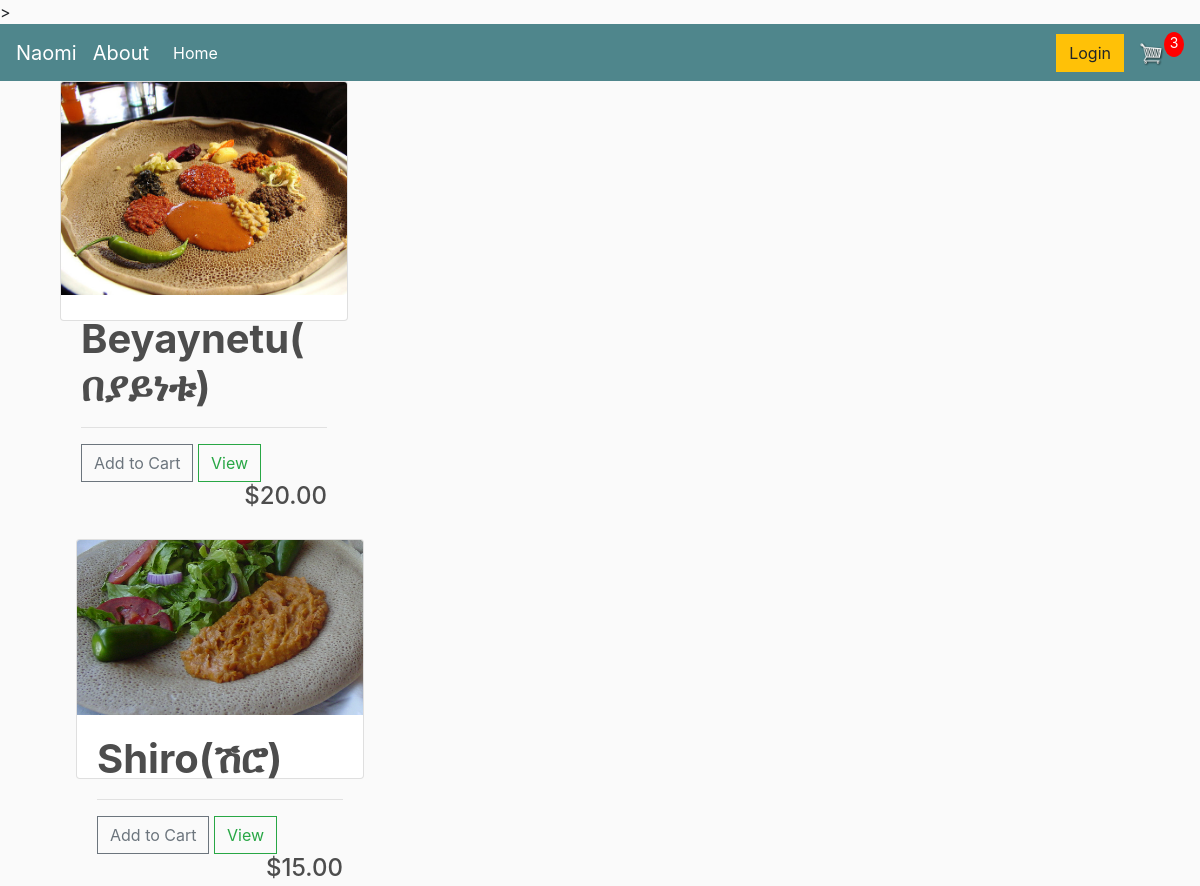
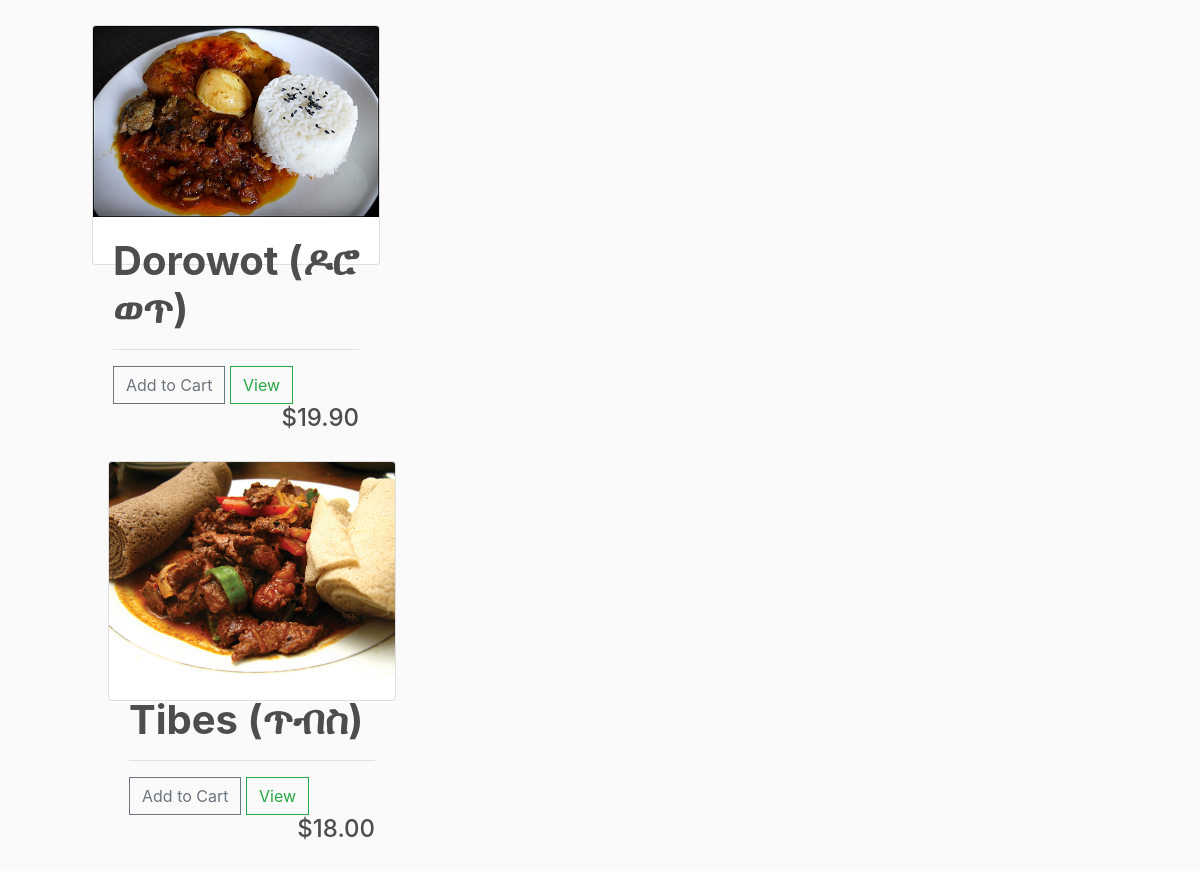
The app's page / (signed in) with its own data (2 pictures, top to bottom).
### store/models.py (models this page shows, shortened)
class Order(models.Model):
    customer = models.ForeignKey(Customer, on_delete=models.SET_NULL, blank=True, null=True)
    date_orderd = models.DateTimeField(auto_now_add=True)
    complete = models.BooleanField(default=False, null=True, blank=False)
    transaction_id = models.CharField(max_length=200, null=True)
    def get_cart_items(self):
        orderitems = self.orderitem_set.all()
        total = sum([item.quantity for item in orderitems])
        return total

class OrderItem(models.Model):
    product = models.ForeignKey(Product, on_delete=models.SET_NULL, blank=True, null=True)
    order  = models.ForeignKey(Order, on_delete=models.SET_NULL, blank=True, null=True)
    quantity = models.IntegerField(default=0, null=True, blank=True)
    date_added = models.DateTimeField(auto_now_add=True)

class Product(models.Model):
    name = models.CharField(max_length=200, null=True)
    digital = models.BooleanField(default=False, null=True, blank=False)
    image  = models.ImageField(null=True, blank=True)
    price = models.DecimalField(max_digits=7, decimal_places=2)
    @property
    def imageURL(self):
        try:
            url = self.image.url
        except:
            url = ''
        return url

### store/views.py (the view)
# urls.py: path('', include('store.urls')),
def store(request):
    data = cartData(request)
    cartItems = data['cartItems']
    products = Product.objects.all()
    context = {'products': products, 'cartItems': cartItems}
    return render(request, 'store/store.html', context)

### store/utils.py (called while the page is built)
def cartData(request):
    if request.user.is_authenticated:
        customer  = request.user.customer
        order, created = Order.objects.get_or_create(customer=customer, complete=False)
        items     = order.orderitem_set.all()
        cartItems = order.get_cart_items
    else:
        cookieData = cookieCart(request)
        cartItems  = cookieData['cartItems']
        order     = cookieData['order']
        items     = cookieData['items']
    return {'cartItems':cartItems, 'order':order, 'items':items}

### store/templates/store/store.html
{% extends "store/main.html" %}
{% load static %}
{% block content %}
    <div class="row">
        {% for product in products %}
        <div class="col">
            <div class="card" style="width: 18rem; height: 15rem">
			<img src="{{product.imageURL}}" class="card-img-top" alt="...">
            <div class="card-body">
                <h1><strong>{{product.name}}</strong></h1>
				<hr>
				<button data-product={{product.id}} data-action="add" class="btn btn-outline-secondary add-btn update-cart">Add to Cart</button>
				<a class="btn btn-outline-success" href="#">View</a>
				<h4 style="display: inline-block; float: right">${{product.price|floatformat:2}}</h4>
            </div>
            {% endfor %}
        </div>
{% endblock %}

### store/templates/store/main.html (shortened to what this page needs)
<!DOCTYPE html>
{% load static %}
<html>
    <head>
           <link rel="stylesheet" href="https://stackpath.bootstrapcdn.com/bootstrap/4.3.1/css/bootstrap.min.css">
           <link rel="stylesheet" type= "text/css" href="{% static 'css/main.css' %}">
     </head>
     <body>
         <nav class="navbar navbar-expand-lg navbar-dark bg-dark">
          <a class="navbar-brand" href="{% url 'store' %}">Naomi</a>
          <a class="navbar-brand" href="{% url 'about' %}">About</a>
          <div class="collapse navbar-collapse" id="navbarSupportedContent">
            <ul class="navbar-nav mr-auto">
              <li class="nav-item active">
                <a class="nav-link" href="{% url 'store' %}">Home <span class="sr-only">(current)</span></a>
              </li>
            </ul>
            <div class="form-inline my-2 my-lg-0">
	     	<a href="https://google.com" class="btn btn-warning">Login</a>
	     	<a href="{% url 'cart' %}">
	    		<img  id="cart-icon" src="{% static 'images/cart.png' %}">
	    	</a>
	    	<p id="cart-total">{{cartItems}}</p>
    	    </div>
          </div>
        </nav>
        <div class="container"
             {% block content %}
             {% endblock %}
        </div>
     </body>
</html>

### static/css/main.css (style rules this page uses)
body { background-color: hsl(0, 0%, 98%); }
h1,h2,h3,h4,h5,h6 { color:hsl(0, 0%, 30%); }
.bg-dark { background-color: #4f868c!important; }
#cart-icon { width:25px; display: inline-block; margin-left: 15px; }
#cart-total { display: block; text-align: center; color:#fff; background-color: red; width: 20px; height: 25px; border-radius: 50%; font-size: 14px; }
.btn { border-radius: 0; }

### records on screen
Order: id.quantity "3"
Product: imageURL (picture), name "Beyaynetu(በያይነቱ)", price "20.00"
Product: imageURL (picture), name "Shiro(ሽሮ)", price "15.00"
Product: imageURL (picture), name "Dorowot (ዶሮ ወጥ)", price "19.90"
Product: imageURL (picture), name "Tibes (ጥብስ)", price "18.00"
